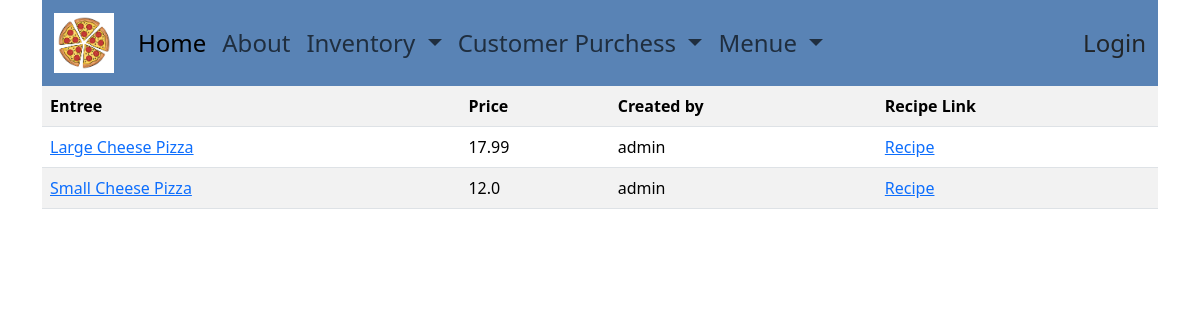
The page /pizzaman/menu on the database its author committed.
### pizzaman/models.py (models this page shows, shortened)
class MenueItem(models.Model):
    entree =models.CharField(primary_key =True, max_length=50)
    price =models.FloatField(null=False)
    created_by =models.ForeignKey(settings.AUTH_USER_MODEL, on_delete = models.SET_NULL, null=True)

### pizzaman/views.py (the view)
# urls.py: path("menu", MenuListView.as_view(), name="menu_list"),
class MenuListView(ListView):
    template_name= "pizzaman/menus.html"
    model= MenueItem

### pizzaman/templates/pizzaman/menus.html
{% extends 'pizzaman/base.html' %}
{% block body %}
<table class="table table-striped">
    <tr>
        <th> Entree  </th>
        <th> Price </th>
        <th>  Created by </th>
        <th> Recipe Link</th>
    </tr>
    {% for itm in object_list %}
        <tr>
            <td> <a href="{% url 'menu_update' itm.pk %}">{{ itm.entree }}</a></td>
            <td> {{ itm.price }}</td>
            <td> {{ itm.created_by }}</td>
            <td> <a href="{% url 'recipe_add' itm.pk %}">Recipe</a></td>
            </tr>
    {% endfor %}
</table>
{% endblock %}

### rows shown on the page
MenueItem: entree "Large Cheese Pizza", price "17.99", created_by "admin"
MenueItem: entree "Small Cheese Pizza", price "12.0", created_by "admin"
